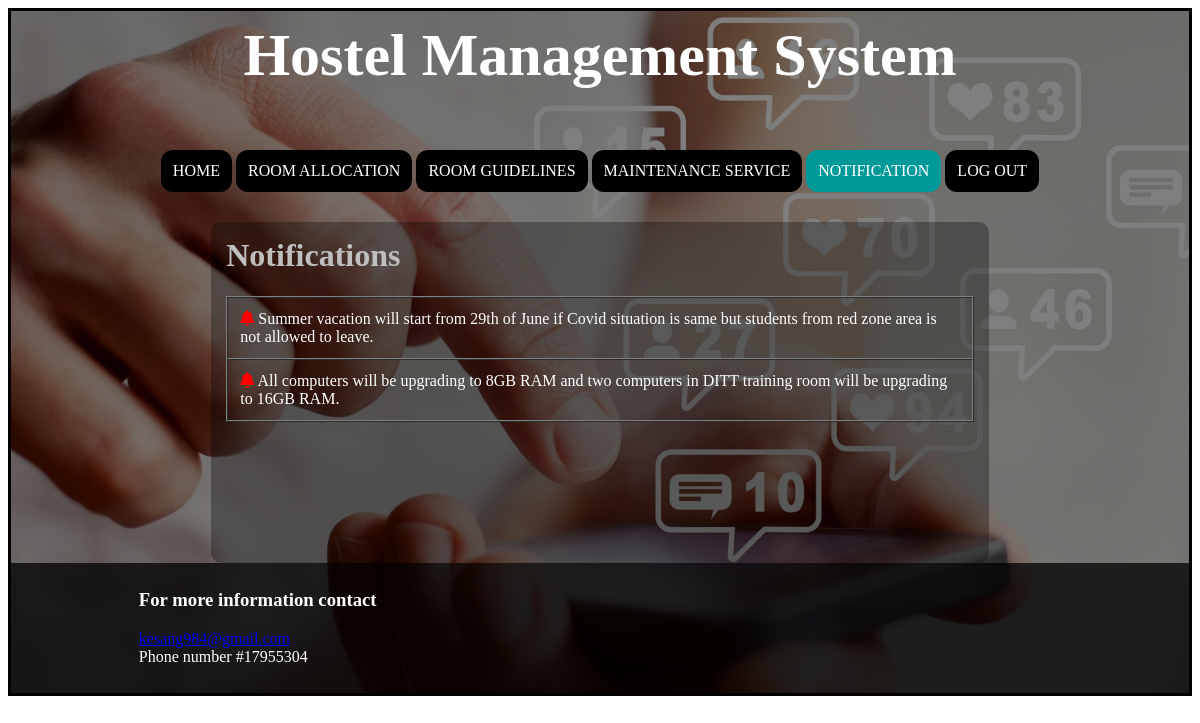
Screenshot of /notification/ with the database file from the repository.
### myapp/models.py (models this page shows)
class Notification(models.Model):
    noti = models.CharField(max_length=1000)
    class Meta:
        db_table = "Notification"

### myapp/views.py (the view)
# urls.py: path('notification/', views.notiff, name="notification"),
def notiff(request):
    stud = Notification.objects.all()
    return render(request, 'notification.html', {'stu': stud})

### myapp/templates/notification.html (shortened to what this page needs)
<!DOCTYPE html5>
<html>
<head>
	<link rel="stylesheet" href="https://use.fontawesome.com/releases/v5.12.1/css/all.css">
</head>
<body>
	<table  width="100%" cellspacing="0" cellpadding="10px" class="table" border="0" >
		<tr class="tr1">
			<td colspan=5>
				<h1 class="h1" align="center">Hostel Management System</font></h1>
			</td>
		</tr>
		<tr>
			<td colspan="5" valign="center">
				<center>
				<form class="menu">
					<a href="{% url 'homepage'%}" class=''>HOME</a>
						<a href="{% url 'roomAllocation'%}" class=''>ROOM ALLOCATION</a>
						<a href="{% url 'guidelines'%}" class=''>ROOM GUIDELINES</a>
						<a href="{% url 'Mservice'%}" class=''>MAINTENANCE SERVICE</a>
						<a href="{% url 'notification'%}" class='active'>NOTIFICATION</a>
						<a href="{% url 'logout'%}" class=''>LOG OUT</a>
				</form>
				</center>
			</td>
		</tr>
		<tr class="tr3">
			<td width="10%"></td>
			<td width="7%"></td>
			<td class="notification">
				<h1 style=" color:  #bfbfbf">Notifications</h1>
				<center>
					{% if stu %}
					<table border="1" width="100%" cellspacing="0" cellpadding="12px" class="innertable">
						{% for st in stu %}
						<tr>
							<td><i class="fas fa-bell" id="I1"></i> {{st.noti}}</td>
						</tr>
						{% endfor %}
					</table>
					{% else %}
					<h1 style="color: white"><i class="fas fa-bell"></i> No notifications to show.</h1>
					{% endif %}
				</center><br><br><br><br><br><br><br>
			</td>
			<td width="7%"></td>
			<td width="10%"></td>
		</tr>
		<tr class="tr4">
			<td></td>
			<td colspan="4">
				<h3>For more information contact</h3>
				<a href="https://accounts.google.com">kesang984@gmail.com</a><br> Phone number #17955304<br>
			</td>
		</tr>
	</table>
</body>
</html>

### myapp/templates/notification.html (style rules this page uses)
.h1 { font-size: 60px; font-family: work sans semi bold; }
.tr1 { color: white; height: 50px; }
.tr4 { height: 130px; background: rgba(0, 0, 0, 0.75); }
.table { background-image: linear-gradient(rgba(0,0,0,0.5),rgba(0,0,0,0.5)), url(/static/images/m.jpg); background-repeat: no-repeat; background-position: center center; background-size: cover; color: white; border: solid black; background-attachment: fixed; }
.menu a { background-color: black; color: white; display:inline-block; padding: 12px; text-decoration: none; overflow: hidden; border-radius: 12px; }
.menu a.active { background-color: #009999; color: white; border-radius: 12px; }
i { color: #74786c; }
#I1 { color: red; }
.notification { width:5px; height:10 px; overflow: auto; color: white; background: rgba(0, 0, 0, 0.3); border-radius: 10px; padding: 15px; }
.innertable { color: white; overflow: auto; }

### rows the page displays
Notification: noti "Summer vacation will start from 29th of June if Covid situation is same but students from red zone area is not allowed to leave."
Notification: noti "All computers will be upgrading to 8GB RAM and two computers in DITT training room will be upgrading to 16GB RAM."
